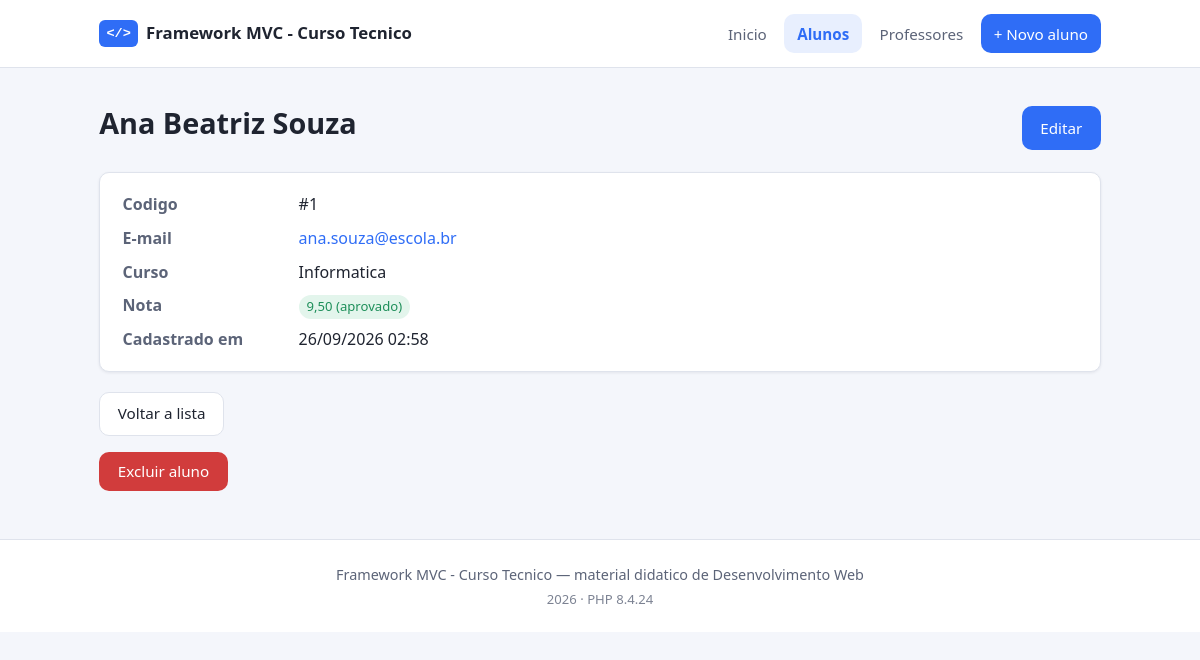
Page /phpprojeto/alunos/ver/1 on the committed database.
### tables this page shows
CREATE TABLE alunos (
    id        INT AUTO_INCREMENT PRIMARY KEY,
    nome      VARCHAR(100)  NOT NULL,
    email     VARCHAR(150)  NOT NULL UNIQUE,
    curso     VARCHAR(60)   NOT NULL,
    nota      DECIMAL(4,2)      NULL,
    criado_em TIMESTAMP     NOT NULL DEFAULT CURRENT_TIMESTAMP,
    INDEX idx_alunos_curso (curso)
);

### phpprojeto/nucleo/Controller.php (called while the page is built, shortened)
<?php
abstract class Controller
{
    protected function view(string $view, array $dados = [], ?string $layout = 'template/layout'): void
    {
        View::renderizar($view, $dados, $layout);
    }
}

### phpprojeto/controllers/AlunosController.php (called while the page is built, shortened)
<?php
class AlunosController extends Controller
{
    private Aluno $alunos;
    public function __construct()
    {
        $this->alunos = new Aluno();
    }
    public function ver(string $id): void
    {
        $aluno = $this->alunos->buscar($id);
        $this->view('alunos/ver', [
            'titulo' => $aluno['nome'],
            'aluno'  => $aluno,
        ]);
    }
}

### phpprojeto/index.php (called while the page is built, shortened)
<?php
(new Nucleo\App())->executar();

### phpprojeto/nucleo/Autoloader.php (called while the page is built, shortened)
<?php
class Autoloader
{
    private static array $mapa = [];
    public static function adicionar(string $namespace, string $diretorio): void
    {
        self::$mapa[trim($namespace, '\\') . '\\'] = rtrim($diretorio, '/');
    }
    public static function carregar(string $classe): void
    {
        foreach (self::$mapa as $prefixo => $diretorio) {
            if (!str_starts_with($classe, $prefixo)) {
                continue;
            }
            $relativo = substr($classe, strlen($prefixo));
            $arquivo  = $diretorio . '/' . str_replace('\\', '/', $relativo) . '.php';
            if (is_file($arquivo)) {
                return;
            }
        }
    }
}

### phpprojeto/nucleo/Sql.php (called while the page is built, shortened)
<?php
class Sql
{
    public static function identificador(string $nome, string $tipo = 'identificador'): string
    {
        $nome = trim($nome);
        return $nome;
    }
}

### phpprojeto/nucleo/Model.php (called while the page is built, shortened)
<?php
abstract class Model
{
    protected string $tabela = '';
    protected string $chavePrimaria = 'id';
    public function __construct()
    {
        $this->tabela        = Sql::identificador($this->tabela, 'tabela');
        $this->chavePrimaria = Sql::identificador($this->chavePrimaria, 'coluna');
    }
    protected function pdo(): PDO
    {
        return Database::conexao();
    }
    public function consultar(string $sql, array $parametros = []): array
    {
        $stmt = $this->pdo()->prepare($sql);
        $stmt->execute($parametros);
        return $stmt->fetchAll();
    }
    public function buscar(int|string $id): ?array
    {
        $sql  = "SELECT * FROM {$this->tabela} WHERE {$this->chavePrimaria} = ? LIMIT 1";
        $linhas = $this->consultar($sql, [$id]);
        return $linhas[0] ?? null;
    }
}

### phpprojeto/nucleo/Config.php (called while the page is built, shortened)
<?php
class Config
{
    private static array $itens = [];
    public static function carregar(string $diretorio): void
    {
        foreach (glob($diretorio . '/*.php') as $arquivo) {
            self::$itens[basename($arquivo, '.php')] = require $arquivo;
        }
    }
    public static function obter(string $chave, mixed $padrao = null): mixed
    {
        $atual = self::$itens;
        foreach (explode('.', $chave) as $parte) {
            $atual = $atual[$parte];
        }
        return $atual;
    }
}

### phpprojeto/nucleo/Database.php (called while the page is built, shortened)
<?php
class Database
{
    private static ?PDO $conexao = null;
    public static function conexao(): PDO
    {
        if (self::$conexao === null) {
            self::$conexao = self::criar();
        }
        return self::$conexao;
    }
    private static function criar(): PDO
    {
        $driver  = Config::obter('banco.driver', 'sqlite');
        $opcoes  = [
            PDO::ATTR_ERRMODE            => PDO::ERRMODE_EXCEPTION,
            PDO::ATTR_DEFAULT_FETCH_MODE => PDO::FETCH_ASSOC,
            PDO::ATTR_EMULATE_PREPARES   => false,
        ];
        try {
            if ($driver === 'mysql') {
                $c   = Config::obter('banco.mysql');
                $dsn = sprintf(
                    'mysql:host=%s;port=%d;dbname=%s;charset=%s',
                    $c['host'],
                    $c['porta'],
                    $c['banco'],
                    $c['charset']
                );
                return new PDO($dsn, $c['usuario'], $c['senha'], $opcoes);
            }
        } catch (PDOException $e) {
            throw new RuntimeException(
                'Nao foi possivel conectar ao banco de dados: ' . $e->getMessage(),
                0,
                $e
            );
        }
        throw new RuntimeException("Driver de banco desconhecido: {$driver}");
    }
}

### phpprojeto/nucleo/helpers.php (called while the page is built, shortened)
<?php
if (!function_exists('e')) {
    function e(?string $texto): string
    {
        return htmlspecialchars((string) $texto, ENT_QUOTES | ENT_SUBSTITUTE, 'UTF-8');
    }
}
if (!function_exists('url_base')) {
    function url_base(): string
    {
        $configurado = (string) Config::obter('app.url_base', '');
        $script = $_SERVER['SCRIPT_NAME'] ?? '/index.php';
        $pasta  = str_replace('\\', '/', dirname($script));
        return $pasta === '/' || $pasta === '.' ? '' : rtrim($pasta, '/');
    }
}
if (!function_exists('url')) {
    function url(string $rota = ''): string
    {
        $rota = trim($rota, '/');
        return url_base() . '/' . $rota;
    }
}
if (!function_exists('data_br')) {
    function data_br(?string $data, bool $comHora = false): string
    {
        $timestamp = strtotime($data);
        return date($comHora ? 'd/m/Y H:i' : 'd/m/Y', $timestamp);
    }
}
if (!function_exists('moeda_br')) {
    function moeda_br(float|int|string|null $valor): string
    {
        return number_format((float) $valor, 2, ',', '.');
    }
}

### phpprojeto/views/alunos/ver.php (the view, shortened to what this page needs)
<div class="titulo-com-acao">
    <h1><?= e($aluno['nome']) ?></h1>
    <a class="botao" href="<?= url('alunos/editar/' . $aluno['id']) ?>">Editar</a>
</div>
<dl class="ficha">
    <dt>Codigo</dt>
    <dd>#<?= (int) $aluno['id'] ?></dd>
    <dt>E-mail</dt>
    <dd><a href="mailto:<?= e($aluno['email']) ?>"><?= e($aluno['email']) ?></a></dd>
    <dt>Curso</dt>
    <dd><?= e($aluno['curso']) ?></dd>
    <dt>Nota</dt>
    <dd>
        <?php if ($aluno['nota'] === null): ?>
            <span class="etiqueta">sem nota</span>
        <?php else: ?>
            <span class="etiqueta <?= $aluno['nota'] >= 6 ? 'etiqueta--ok' : 'etiqueta--alerta' ?>">
                <?= moeda_br($aluno['nota']) ?>
                (<?= $aluno['nota'] >= 6 ? 'aprovado' : 'em recuperacao' ?>)
            </span>
        <?php endif ?>
    </dd>
    <dt>Cadastrado em</dt>
    <dd><?= e(data_br($aluno['criado_em'] ?? null, true)) ?></dd>
</dl>
<p>
    <a class="botao botao--secundario" href="<?= url('alunos') ?>">Voltar a lista</a>
</p>
<form
    method="POST"
    action="<?= url('alunos/excluir/' . $aluno['id']) ?>"
    data-confirmar="Excluir o aluno <?= e($aluno['nome']) ?>? Esta acao nao pode ser desfeita."
>
    <button type="submit" class="botao botao--perigo">Excluir aluno</button>
</form>

### phpprojeto/views/css/estilo.css (style rules this page uses)
:root { --cor-fundo: #f4f6fb; --cor-superficie: #ffffff; --cor-borda: #dfe3ec; --cor-texto: #1f2430; --cor-texto-suave: #5c6478; --cor-primaria: #2f6df6; --cor-primaria-esc: #1f4fc4; --cor-sucesso: #1e8f5a; --cor-erro: #d13c3c; --cor-aviso: #b8860b; --raio: 10px; --sombra: 0 1px 3px rgba(23, 30, 51, .08); --largura-maxima: 1040px; }
* { box-sizing: border-box; }
body { margin: 0; font-family: system-ui, -apple-system, "Segoe UI", Roboto, Arial, sans-serif; font-size: 16px; line-height: 1.6; color: var(--cor-texto); background: var(--cor-fundo); }
a { color: var(--cor-primaria); text-decoration: none; }
h1 { font-size: 1.8rem; margin: 0 0 .6rem; }
.titulo-com-acao { display: flex; align-items: center; justify-content: space-between; gap: 1rem; flex-wrap: wrap; margin-bottom: 1rem; }
.etiqueta { display: inline-block; padding: .1rem .5rem; border-radius: 999px; font-size: .82rem; background: #eef1f8; color: var(--cor-texto-suave); }
.etiqueta--ok { background: #e3f5ec; color: var(--cor-sucesso); }
.botao { display: inline-block; padding: .55rem 1.1rem; border: 1px solid transparent; border-radius: var(--raio); background: var(--cor-primaria); color: #fff; font-size: .95rem; font-family: inherit; cursor: pointer; }
.botao--secundario { background: var(--cor-superficie); color: var(--cor-texto); border-color: var(--cor-borda); }
.botao--perigo { background: var(--cor-erro); }
.ficha { background: var(--cor-superficie); border: 1px solid var(--cor-borda); border-radius: var(--raio); padding: 1.2rem 1.4rem; margin: 0 0 1.2rem; display: grid; grid-template-columns: 160px 1fr; gap: .5rem 1rem; box-shadow: var(--sombra); }
.ficha dt { font-weight: 600; color: var(--cor-texto-suave); }
.ficha dd { margin: 0; }

### rows in the picture
alunos: nome "Ana Beatriz Souza", id "1", email "ana.souza@escola.br", curso "Informatica", nota "9,50", criado_em "26/09/2026 02:58"

### other values in the picture
$nomeDoSite "Framework MVC - Curso Tecnico"
$item['texto'] "Inicio"
$item['texto'] "Alunos"
$item['texto'] "Professores"
Nucleo\Config::obter('app.nome', 'Framework MVC') "Framework MVC - Curso Tecnico"
PHP_VERSION "8.4.24"
